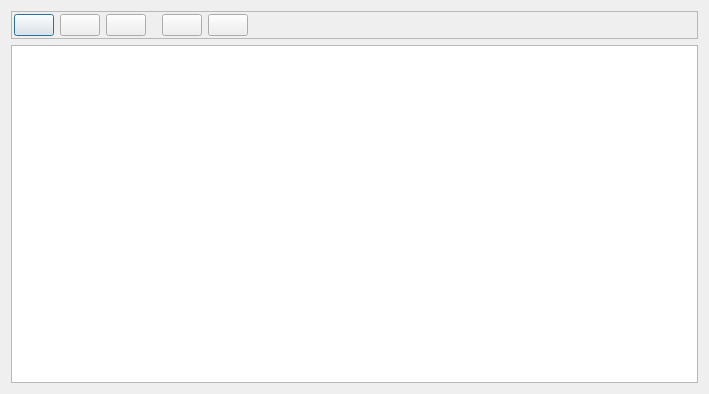
<?xml version="1.0" encoding="UTF-8"?>
<ui version="4.0">
 <class>DeviceControlDialog</class>
 <widget class="QDialog" name="DeviceControlDialog">
  <property name="geometry">
   <rect>
    <x>0</x>
    <y>0</y>
    <width>709</width>
    <height>394</height>
   </rect>
  </property>
  <property name="windowTitle">
   <string>Управление оборудованием</string>
  </property>
  <layout class="QVBoxLayout" name="verticalLayout">
   <item>
    <widget class="QFrame" name="frTools">
     <property name="frameShape">
      <enum>QFrame::StyledPanel</enum>
     </property>
     <property name="frameShadow">
      <enum>QFrame::Raised</enum>
     </property>
     <layout class="QHBoxLayout" name="horizontalLayout">
      <property name="leftMargin">
       <number>2</number>
      </property>
      <property name="topMargin">
       <number>2</number>
      </property>
      <property name="rightMargin">
       <number>2</number>
      </property>
      <property name="bottomMargin">
       <number>2</number>
      </property>
      <item>
       <widget class="QPushButton" name="btnAddConnect">
        <property name="toolTip">
         <string>Новое подключение...</string>
        </property>
        <property name="text">
         <string/>
        </property>
        <property name="icon">
         <iconset resource="../kernel.qrc">
          <normaloff>:/images/Connects/Add.png</normaloff>:/images/Connects/Add.png</iconset>
        </property>
        <property name="iconSize">
         <size>
          <width>25</width>
          <height>25</height>
         </size>
        </property>
       </widget>
      </item>
      <item>
       <widget class="QPushButton" name="btnEditConnect">
        <property name="toolTip">
         <string>Редактировать подключение...</string>
        </property>
        <property name="text">
         <string/>
        </property>
        <property name="icon">
         <iconset resource="../kernel.qrc">
          <normaloff>:/images/Connects/Settings.png</normaloff>:/images/Connects/Settings.png</iconset>
        </property>
        <property name="iconSize">
         <size>
          <width>25</width>
          <height>25</height>
         </size>
        </property>
       </widget>
      </item>
      <item>
       <widget class="QPushButton" name="btnDelConnect">
        <property name="toolTip">
         <string>Удалить подключение...</string>
        </property>
        <property name="text">
         <string/>
        </property>
        <property name="icon">
         <iconset resource="../kernel.qrc">
          <normaloff>:/images/Connects/Del.png</normaloff>:/images/Connects/Del.png</iconset>
        </property>
        <property name="iconSize">
         <size>
          <width>25</width>
          <height>25</height>
         </size>
        </property>
       </widget>
      </item>
      <item>
       <spacer name="horizontalSpacer_2">
        <property name="orientation">
         <enum>Qt::Horizontal</enum>
        </property>
        <property name="sizeType">
         <enum>QSizePolicy::Fixed</enum>
        </property>
        <property name="sizeHint" stdset="0">
         <size>
          <width>10</width>
          <height>20</height>
         </size>
        </property>
       </spacer>
      </item>
      <item>
       <widget class="QPushButton" name="btnUp">
        <property name="toolTip">
         <string>Повысить приоритет</string>
        </property>
        <property name="text">
         <string/>
        </property>
        <property name="icon">
         <iconset resource="../kernel.qrc">
          <normaloff>:/images/Connects/Up.png</normaloff>:/images/Connects/Up.png</iconset>
        </property>
        <property name="iconSize">
         <size>
          <width>25</width>
          <height>25</height>
         </size>
        </property>
       </widget>
      </item>
      <item>
       <widget class="QPushButton" name="btnDown">
        <property name="toolTip">
         <string>Понизить приоритет</string>
        </property>
        <property name="text">
         <string/>
        </property>
        <property name="icon">
         <iconset resource="../kernel.qrc">
          <normaloff>:/images/Connects/Down.png</normaloff>:/images/Connects/Down.png</iconset>
        </property>
        <property name="iconSize">
         <size>
          <width>25</width>
          <height>25</height>
         </size>
        </property>
       </widget>
      </item>
      <item>
       <spacer name="horizontalSpacer">
        <property name="orientation">
         <enum>Qt::Horizontal</enum>
        </property>
        <property name="sizeHint" stdset="0">
         <size>
          <width>40</width>
          <height>20</height>
         </size>
        </property>
       </spacer>
      </item>
     </layout>
    </widget>
   </item>
   <item>
    <widget class="QTreeView" name="tvConnections">
     <attribute name="headerMinimumSectionSize">
      <number>20</number>
     </attribute>
    </widget>
   </item>
  </layout>
 </widget>
 <resources>
  <include location="../kernel.qrc"/>
 </resources>
 <connections>
  <connection>
   <sender>btnAddConnect</sender>
   <signal>clicked()</signal>
   <receiver>DeviceControlDialog</receiver>
   <slot>addConnect()</slot>
   <hints>
    <hint type="sourcelabel">
     <x>30</x>
     <y>27</y>
    </hint>
    <hint type="destinationlabel">
     <x>711</x>
     <y>43</y>
    </hint>
   </hints>
  </connection>
  <connection>
   <sender>btnEditConnect</sender>
   <signal>clicked()</signal>
   <receiver>DeviceControlDialog</receiver>
   <slot>editConnect()</slot>
   <hints>
    <hint type="sourcelabel">
     <x>76</x>
     <y>24</y>
    </hint>
    <hint type="destinationlabel">
     <x>710</x>
     <y>69</y>
    </hint>
   </hints>
  </connection>
  <connection>
   <sender>btnDelConnect</sender>
   <signal>clicked()</signal>
   <receiver>DeviceControlDialog</receiver>
   <slot>delConnect()</slot>
   <hints>
    <hint type="sourcelabel">
     <x>119</x>
     <y>21</y>
    </hint>
    <hint type="destinationlabel">
     <x>709</x>
     <y>98</y>
    </hint>
   </hints>
  </connection>
  <connection>
   <sender>btnUp</sender>
   <signal>clicked()</signal>
   <receiver>DeviceControlDialog</receiver>
   <slot>upPriority()</slot>
   <hints>
    <hint type="sourcelabel">
     <x>172</x>
     <y>33</y>
    </hint>
    <hint type="destinationlabel">
     <x>710</x>
     <y>129</y>
    </hint>
   </hints>
  </connection>
  <connection>
   <sender>btnDown</sender>
   <signal>clicked()</signal>
   <receiver>DeviceControlDialog</receiver>
   <slot>downPriority()</slot>
   <hints>
    <hint type="sourcelabel">
     <x>217</x>
     <y>18</y>
    </hint>
    <hint type="destinationlabel">
     <x>713</x>
     <y>161</y>
    </hint>
   </hints>
  </connection>
 </connections>
 <slots>
  <slot>addConnect()</slot>
  <slot>editConnect()</slot>
  <slot>delConnect()</slot>
  <slot>upPriority()</slot>
  <slot>downPriority()</slot>
 </slots>
</ui>
